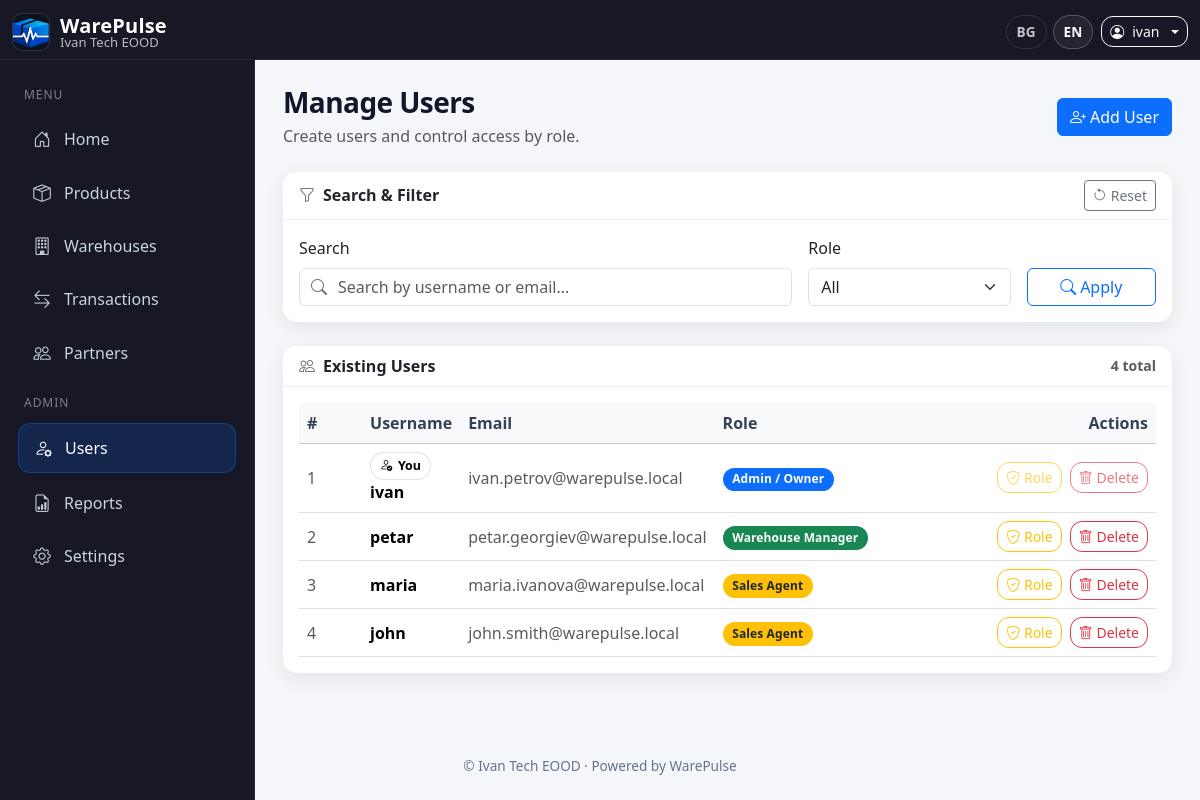
Screenshot of /users (signed in) with the database file from the repository.
### inventory/models.py (models this page shows, shortened)
class AppConfig(db.Model):
    __tablename__ = "app_config"
    id = db.Column(db.Integer, primary_key=True)
    owner_id = db.Column(db.Integer, db.ForeignKey("user.id"), nullable=False, unique=True)
    company_name = db.Column(db.String(120), default="My Company")
    logo_path = db.Column(db.String(200))
    notifications_enabled = db.Column(db.Boolean, default=True)
    low_stock_threshold = db.Column(db.Integer, default=5)
    default_language = db.Column(db.String(10), default="en")
    currency = db.Column(db.String(10), default="EUR")

class User(db.Model, UserMixin):
    __tablename__ = "user"
    id = db.Column(db.Integer, primary_key=True)
    username = db.Column(db.String(150), nullable=False, unique=True)
    email = db.Column(db.String(150), nullable=False, unique=True)
    password = db.Column(db.String(200), nullable=False)
    role = db.Column(db.String(50), nullable=False, default="User")
    created_by_id = db.Column(db.Integer, db.ForeignKey("user.id"), nullable=True)
    login_count = db.Column(db.Integer, default=0, nullable=False)
    last_login_ip = db.Column(db.String(64), nullable=True)
    last_login_country = db.Column(db.String(100), nullable=True)
    last_login_at = db.Column(db.DateTime, nullable=True)
    last_login_user_agent = db.Column(db.String(255), nullable=True)
    force_password_change = db.Column(db.Boolean, default=False, nullable=False)
    password_changed_at = db.Column(db.DateTime, nullable=True)
    company_name = db.Column(db.String(150), nullable=True)
    created_by = db.relationship("User", remote_side=[id], backref="created_users")
    transactions = db.relationship("Transaction", back_populates="user")
    login_events = db.relationship(
        "LoginEvent",
        back_populates="user",
        cascade="all, delete-orphan",
        order_by="desc(LoginEvent.logged_in_at)",
    )

### inventory/routes/users.py (the view, shortened to what this page needs)
@bp.route("/users")
@login_required
def users():
    if not has_permission(current_user, "users:view"):
        flash(_("You do not have permission to manage users."), "danger")
        return redirect(url_for("main.index"))
    q = (request.args.get("q") or "").strip()
    r = (request.args.get("role") or "").strip()
    owner_id = _get_owner_id()
    if owner_id is None:
        flash(_("Invalid organization context."), "danger")
        return redirect(url_for("main.index"))
    query = User.query.filter((User.id == owner_id) | (User.created_by_id == owner_id))
    if q:
        query = query.filter((User.username.ilike(f"%{q}%")) | (User.email.ilike(f"%{q}%")))
    if r:
        query = query.filter(User.role == r)
    users_list = query.order_by(User.id.asc()).all()
    return render_template("users.html", users=users_list, q=q, f_role=r)

### inventory/templates/users.html (shortened to what this page needs)
{% extends "base.html" %}
{% block content %}
<div class="wp-fade-in">
  <div class="d-flex flex-column flex-md-row justify-content-between align-items-start align-items-md-center gap-2 mb-4">
    <div>
      <h3 class="fw-bold mb-0">{{ _('Manage Users') }}</h3>
      <div class="text-muted mt-1">{{ _('Create users and control access by role.') }}</div>
    </div>
    {% if current_user.role in ['Admin / Owner', 'Developer'] %}
      <button class="btn btn-primary" data-bs-toggle="modal" data-bs-target="#addUserModal">
        <i class="bi bi-person-plus me-1"></i>{{ _('Add User') }}
      </button>
    {% endif %}
  </div>
  <div class="card mb-4">
    <div class="card-header bg-white fw-semibold d-flex align-items-center justify-content-between">
      <div class="d-flex align-items-center">
        <i class="bi bi-funnel me-2 text-secondary"></i>{{ _('Search & Filter') }}
      </div>
      <a class="btn btn-sm btn-outline-secondary"
         href="{{ url_for('users.users') }}">
        <i class="bi bi-arrow-counterclockwise me-1"></i>{{ _('Reset') }}
      </a>
    </div>
    <div class="card-body">
      <form method="GET" action="{{ url_for('users.users') }}" class="row g-3 align-items-end">
        <div class="col-md-7">
          <label class="form-label">{{ _('Search') }}</label>
          <div class="wp-search">
            <i class="bi bi-search"></i>
            <input
              class="form-control"
              name="q"
              value="{{ q or request.args.get('q','') }}"
              placeholder="{{ _('Search by username or email...') }}"
            >
          </div>
        </div>
        <div class="col-md-3">
          <label class="form-label">{{ _('Role') }}</label>
          {% set _f = (f_role or request.args.get('role','')) %}
          <select class="form-select" name="role">
            <option value="">{{ _('All') }}</option>
          </select>
        </div>
        <div class="col-md-2 d-grid">
          <button class="btn btn-outline-primary">
            <i class="bi bi-search me-1"></i>{{ _('Apply') }}
          </button>
        </div>
      </form>
    </div>
  </div>
  <div class="card">
    <div class="card-header bg-white fw-semibold d-flex align-items-center justify-content-between">
      <div class="d-flex align-items-center">
        <i class="bi bi-people me-2 text-secondary"></i>{{ _('Existing Users') }}
      </div>
      <div class="text-muted small">{{ users|length }} {{ _('total') }}</div>
    </div>
    <div class="card-body table-responsive">
      {% if users and users|length > 0 %}
        <table class="table table-hover align-middle mb-0 wp-table">
          <thead class="table-light">
            <tr>
              <th style="width:70px">#</th>
              <th>{{ _('Username') }}</th>
              <th>{{ _('Email') }}</th>
              <th style="width:220px">{{ _('Role') }}</th>
              <th class="text-end" style="width:260px">{{ _('Actions') }}</th>
            </tr>
          </thead>
          <tbody>
            {% for u in users %}
            <tr>
              <td class="text-muted">{{ loop.index }}</td>
              <td class="fw-semibold">
                {% if u.id == current_user.id %}
                  <span class="wp-chip me-2"><i class="bi bi-person-check"></i>{{ _('You') }}</span>
                {% endif %}
                {{ u.username }}
              </td>
              <td class="text-muted">{{ u.email }}</td>
              <td>
                {% if u.role == 'Admin / Owner' %}
                  <span class="badge bg-primary role-badge">{{ _('Admin / Owner') }}</span>
                {% elif u.role == 'Warehouse Manager' %}
                  <span class="badge bg-success role-badge">{{ _('Warehouse Manager') }}</span>
                {% elif u.role == 'Sales Agent' %}
                  <span class="badge bg-warning text-dark role-badge">{{ _('Sales Agent') }}</span>
                {% else %}
                  <span class="badge bg-secondary role-badge">{{ _(u.role) }}</span>
                {% endif %}
              </td>
              <td class="text-end wp-actions">
                {% set can_manage = current_user.role in ['Admin / Owner', 'Developer'] %}
                {% set is_self = (u.id == current_user.id) %}
                <button
                  class="btn btn-sm btn-outline-warning me-1 edit-role-btn"
                  data-id="{{ u.id }}"
                  data-username="{{ u.username }}"
                  data-role="{{ u.role }}"
                  {% if not can_manage or (is_self and current_user.role != 'Developer') %}disabled{% endif %}
                  title="{{ _('Change role') }}"
                >
                  <i class="bi bi-shield-check"></i> {{ _('Role') }}
                </button>
                <form action="{{ url_for('users.delete_user', id=u.id) }}" method="POST" class="d-inline delete-form">
                  <button
                    type="submit"
                    class="btn btn-sm btn-outline-danger"
                    {% if not can_manage or is_self %}disabled{% endif %}
                    title="{{ _('Delete user') }}"
                  >
                    <i class="bi bi-trash"></i> {{ _('Delete') }}
                  </button>
                </form>
              </td>
            </tr>
            {% endfor %}
          </tbody>
        </table>
      {% endif %}
    </div>
  </div>
</div>
{% endblock %}

### inventory/templates/base.html (shortened to what this page needs)
<!DOCTYPE html>
<html lang="{{ g.lang or 'en' }}">
<head>
  <link href="https://cdn.jsdelivr.net/npm/bootstrap@5.3.2/dist/css/bootstrap.min.css" rel="stylesheet" />
  <link href="https://cdn.jsdelivr.net/npm/bootstrap-icons@1.11.3/font/bootstrap-icons.css" rel="stylesheet" />
</head>
<body>
<nav class="navbar navbar-dark topbar fixed-top">
  <div class="container-fluid">
    <a class="navbar-brand brand"
       href="{% if current_user.is_authenticated %}
                {% if current_user.role == 'Developer' %}
                  {{ url_for('users.developer_dashboard') }}
                {% else %}
                  {{ url_for('main.index') }}
                {% endif %}
              {% else %}
                {{ url_for('main.landing') }}
              {% endif %}">
      <img src="{{ url_for('static', filename='warepulse-logo.png') }}" alt="WarePulse Logo" />
      <div class="d-flex flex-column">
        <span class="name">WarePulse</span>
        <span class="company">{{ g.app_config.company_name if g.app_config else '' }}</span>
      </div>
    </a>
    <div class="ms-auto d-flex align-items-center gap-2 top-actions">
      <div class="lang-pill d-none d-sm-flex align-items-center">
        <a href="?lang=bg" class="{% if g.lang=='bg' %}active{% endif %}">BG</a>
        <a href="?lang=en" class="{% if g.lang=='en' %}active{% endif %}">EN</a>
      </div>
      {% if current_user.is_authenticated %}
        <div class="dropdown">
          <a class="btn btn-outline-light btn-sm dropdown-toggle d-flex align-items-center gap-2"
             href="#" id="userDropdown" data-bs-toggle="dropdown" aria-expanded="false">
            <i class="bi bi-person-circle"></i>
            <span class="d-none d-sm-inline">{{ current_user.username }}</span>
          </a>
        </div>
      {% else %}
        <a class="btn btn-outline-light btn-sm" href="{{ url_for('auth.login') }}">{{ _('Login') }}</a>
        <a class="btn btn-primary btn-sm" href="{{ url_for('auth.register_admin') }}">{{ _('Register') }}</a>
      {% endif %}
    </div>
  </div>
</nav>
{% if current_user.is_authenticated and current_user.role != 'Developer' %}
  <aside id="sidebar" class="sidebar">
    <div class="nav-group-label">{{ _('Menu') }}</div>
    <a href="{{ url_for('main.index') }}"
       class="side-link {% if request.endpoint == 'main.index' %}active{% endif %}">
      <i class="bi bi-house-door"></i> {{ _('Home') }}
    </a>
    <a href="{{ url_for('products.products') }}"
       class="side-link {% if request.endpoint and request.endpoint.startswith('products.') %}active{% endif %}">
      <i class="bi bi-box-seam"></i> {{ _('Products') }}
    </a>
    <a href="{{ url_for('warehouses.warehouses') }}"
       class="side-link {% if request.endpoint and request.endpoint.startswith('warehouses.') %}active{% endif %}">
      <i class="bi bi-building"></i> {{ _('Warehouses') }}
    </a>
    <a href="{{ url_for('transactions.transactions') }}"
       class="side-link {% if request.endpoint and request.endpoint.startswith('transactions.') %}active{% endif %}">
      <i class="bi bi-arrow-left-right"></i> {{ _('Transactions') }}
    </a>
    <a href="{{ url_for('partners.partners') }}"
       class="side-link {% if request.endpoint and request.endpoint.startswith('partners.') %}active{% endif %}">
      <i class="bi bi-people"></i> {{ _('Partners') }}
    </a>
    {% if current_user.role == 'Admin / Owner' %}
      <div class="nav-group-label">{{ _('Admin') }}</div>
      <a href="{{ url_for('users.users') }}"
         class="side-link {% if request.endpoint and request.endpoint.startswith('users.') %}active{% endif %}">
        <i class="bi bi-person-gear"></i> {{ _('Users') }}
      </a>
      <a href="{{ url_for('reports.reports_home') }}"
         class="side-link {% if request.endpoint and request.endpoint.startswith('reports.') %}active{% endif %}">
        <i class="bi bi-file-earmark-bar-graph"></i> {{ _('Reports') }}
      </a>
      <a href="{{ url_for('settings.settings') }}"
         class="side-link {% if request.endpoint and request.endpoint.startswith('settings.') %}active{% endif %}">
        <i class="bi bi-gear"></i> {{ _('Settings') }}
      </a>
    {% endif %}
  </aside>
{% endif %}
<div class="content-wrap">
  <main class="main-content">
    {% block content %}{% endblock %}
  </main>
  <footer class="footer text-center">
    <div class="container">
      {% set company = g.app_config.company_name if g.app_config else '' %}
      © {{ company }} · Powered by WarePulse
    </div>
  </footer>
</div>
</body>
</html>

### rows the page displays
AppConfig: app_config "Ivan Tech EOOD", company_name "Ivan Tech EOOD"
User: username "ivan", email "ivan.petrov@warepulse.local"
User: username "petar", email "petar.georgiev@warepulse.local"
User: username "maria", email "maria.ivanova@warepulse.local"
User: username "john", email "john.smith@warepulse.local"

### other values shown
{{ users|length }} "4"
form field role "All"
